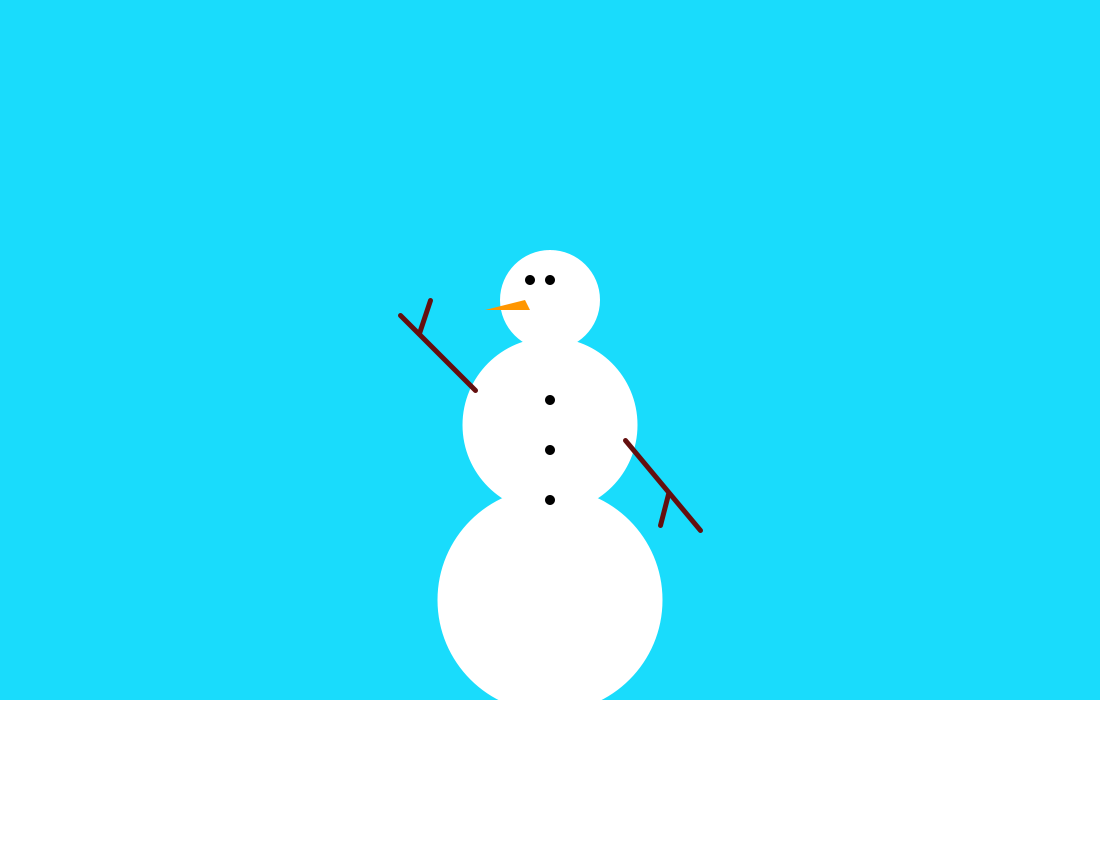
Frame 1 (no input)
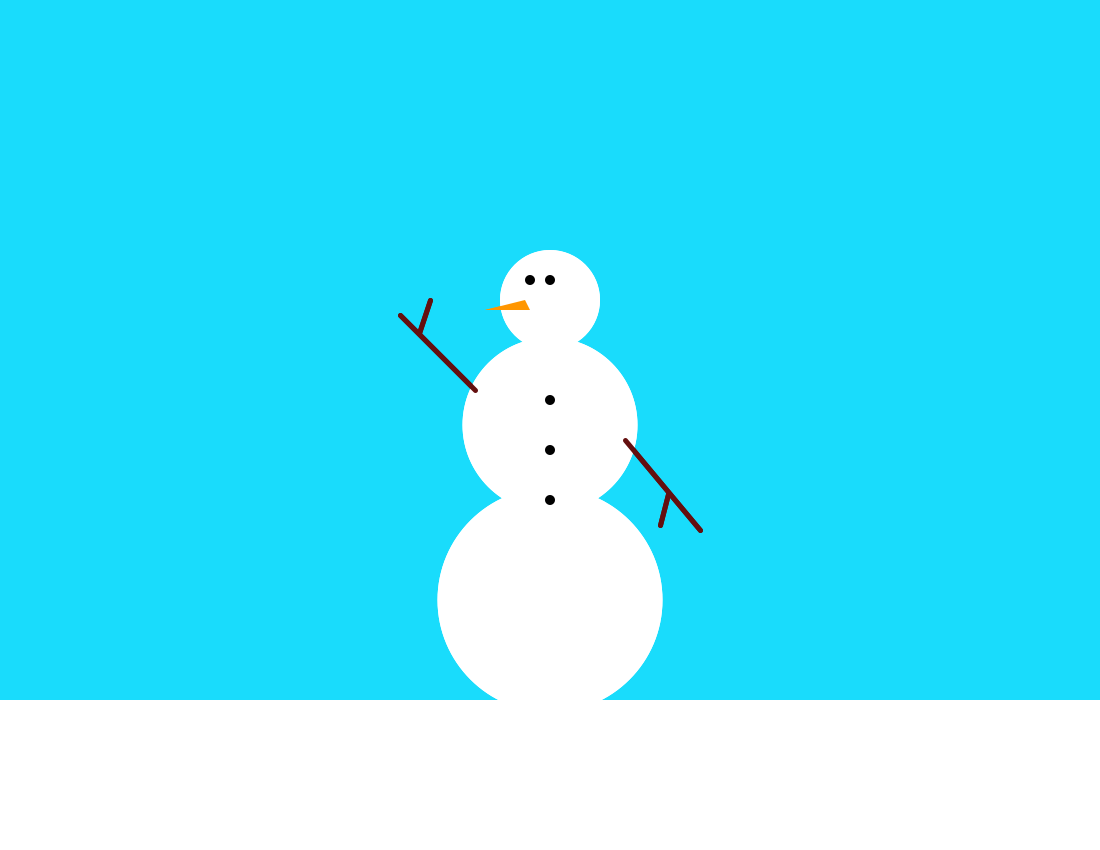
Frame 2 (the mouse pressed at the canvas centre, redrawn once)

The Processing sketch that drew these frames (run headless with seeded random() and noise(); the mouse was pressed at the canvas centre and the sketch redrawn once):

// Processing sketch: fig_2_13
// ── fig_2_13.pde
void setup()
{
 size(1100,850);
 background(25,220,252);
}
 void draw()
{
  fill(255);
  noStroke();
  rect(0,700,1100,150); 

  
  ellipse(550,600,225,225); 
  ellipse(550,425,175,175);
  ellipse(550,300,100,100);

 //Accessorize your snowman here!
 
 fill(0);  
ellipse(530,280,10,10);  //eyes 
ellipse(550,280,10,10);
 
ellipse(550,400,10,10);  //buttons
ellipse(550,450,10,10);
ellipse(550,500,10,10);

fill(255,150,0);  
triangle(525,300,530,310,485,310);  //carrot nose

//Now some sticks for arms

stroke(100,15,15); 
strokeWeight(5); 
line(475,390,400,315);
line(419,333,430,300);  //right arm
 
line(625,440,700,530);  //left arm
line(668,494,660,525);

 noLoop();

}
